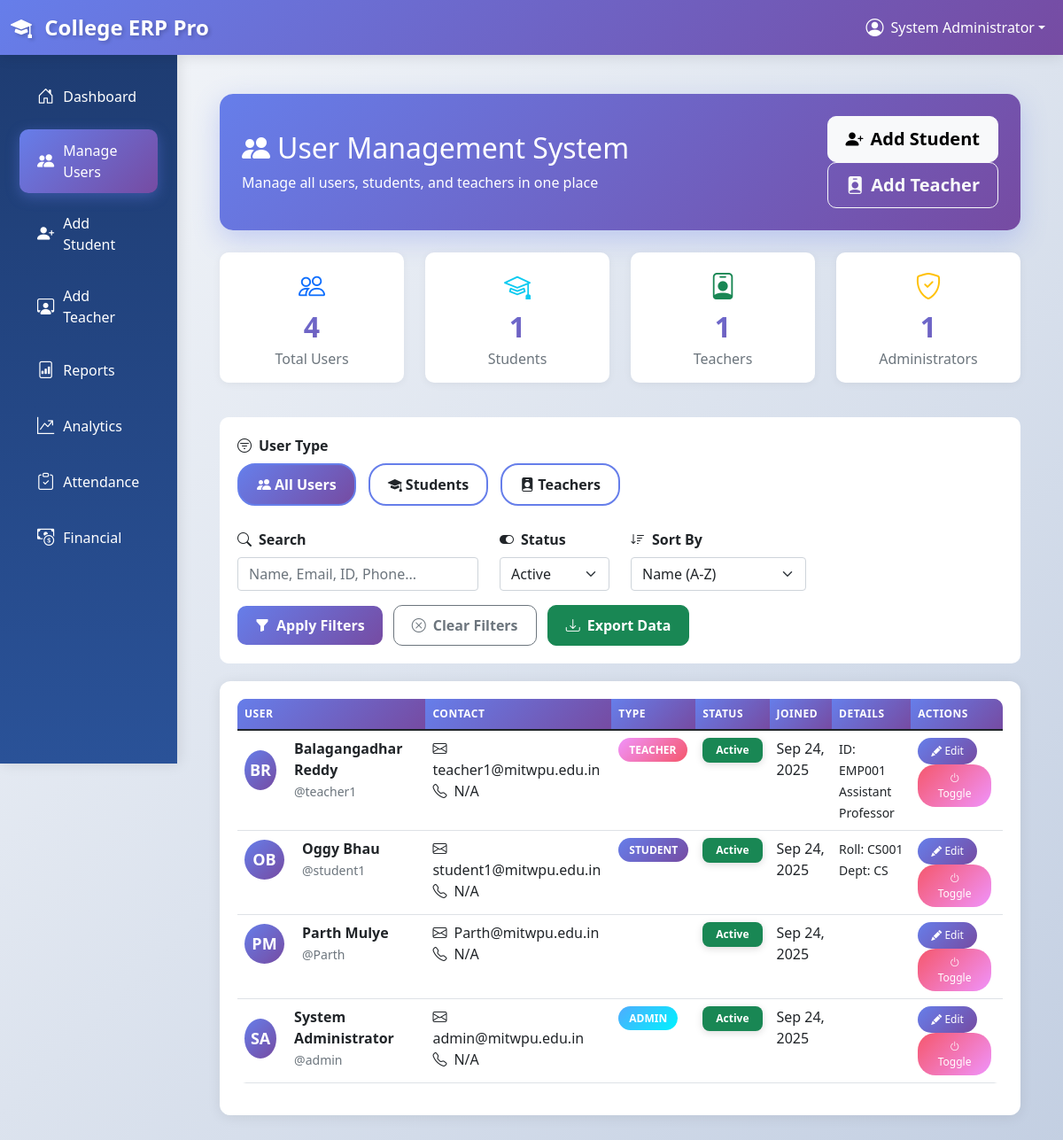
The page /administration/users/ (signed in) on the database as committed earlier.
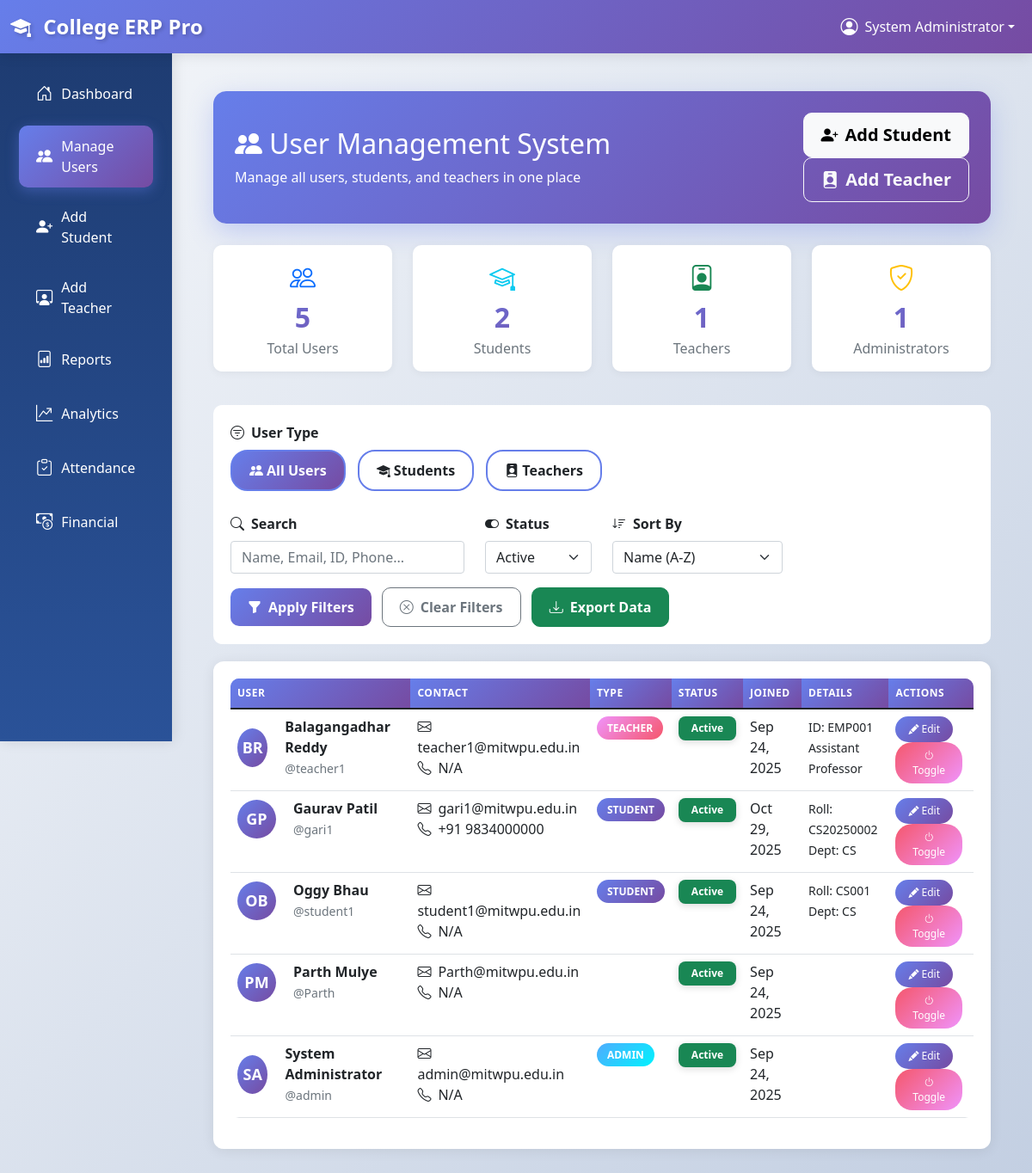
The same page on the database as committed later.
### accounts/models.py (models this page shows, shortened)
class User(AbstractUser):
    USER_TYPE_CHOICES = (
        ('student', 'Student'),
        ('teacher', 'Teacher'),
        ('admin', 'Administrator'),
    )
    user_type = models.CharField(max_length=10, choices=USER_TYPE_CHOICES)
    phone_regex = RegexValidator(
        regex=r'^\+?1?\d{9,15}$',
        message="Phone number must be entered in the format: '+999999999'. Up to 15 digits allowed."
    )
    phone_number = models.CharField(validators=[phone_regex], max_length=17, blank=True)
    address = models.TextField(blank=True)
    date_of_birth = models.DateField(null=True, blank=True)
    profile_picture = models.ImageField(upload_to='profile_pics/', null=True, blank=True)
    created_at = models.DateTimeField(auto_now_add=True)
    updated_at = models.DateTimeField(auto_now=True)
    @property
    def is_student(self):
        return self.user_type == 'student'
    @property
    def is_teacher(self):
        return self.user_type == 'teacher'
    @property
    def is_admin(self):
        return self.user_type == 'admin'

### teachers/models.py (models this page shows, shortened)
class Teacher(models.Model):
    QUALIFICATION_CHOICES = [
        ('bachelor', "Bachelor's Degree"),
        ('master', "Master's Degree"),
        ('phd', 'Ph.D.'),
        ('other', 'Other'),
    ]
    EMPLOYMENT_TYPE_CHOICES = [
        ('permanent', 'Permanent'),
        ('contract', 'Contract'),
        ('visiting', 'Visiting'),
        ('guest', 'Guest Faculty'),
    ]
    user = models.OneToOneField(
        settings.AUTH_USER_MODEL,
        on_delete=models.CASCADE,
        related_name='teacher_profile'
    )
    employee_id = models.CharField(max_length=20, unique=True)
    department = models.ForeignKey(Department, on_delete=models.CASCADE)
    designation = models.CharField(max_length=100)
    qualification = models.CharField(max_length=20, choices=QUALIFICATION_CHOICES)
    specialization = models.CharField(max_length=200, blank=True)
    experience_years = models.IntegerField(default=0)
    employment_type = models.CharField(max_length=20, choices=EMPLOYMENT_TYPE_CHOICES)
    joining_date = models.DateField()
    salary = models.DecimalField(max_digits=10, decimal_places=2, null=True, blank=True)
    office_room = models.CharField(max_length=50, blank=True)
    office_hours = models.CharField(max_length=100, blank=True)
    research_interests = models.TextField(blank=True)
    publications = models.TextField(blank=True)
    is_active = models.BooleanField(default=True)

### students/models.py (models this page shows, shortened)
class Student(models.Model):
    user = models.OneToOneField(
        settings.AUTH_USER_MODEL,
        on_delete=models.CASCADE,
        related_name='student_profile'
    )
    roll_number = models.CharField(max_length=20, unique=True)
    admission_number = models.CharField(max_length=20, unique=True)
    student_class = models.ForeignKey(
        Class,
        on_delete=models.SET_NULL,
        null=True,
        blank=True,
        related_name='students'
    )
    department = models.ForeignKey(Department, on_delete=models.CASCADE)
    admission_date = models.DateField()
    guardian_name = models.CharField(max_length=100)
    guardian_phone = models.CharField(max_length=15)
    guardian_email = models.EmailField(blank=True)
    guardian_address = models.TextField()
    emergency_contact = models.CharField(max_length=15)
    blood_group = models.CharField(max_length=5, blank=True)
    medical_conditions = models.TextField(blank=True)
    is_active = models.BooleanField(default=True)

### academics/models.py (models this page shows, shortened)
class Department(models.Model):
    name = models.CharField(max_length=100)
    code = models.CharField(max_length=10, unique=True)
    head = models.ForeignKey(
        settings.AUTH_USER_MODEL,
        on_delete=models.SET_NULL,
        null=True,
        blank=True,
        related_name='headed_departments'
    )
    description = models.TextField(blank=True)
    created_at = models.DateTimeField(auto_now_add=True)

### administration/views.py (the view, shortened to what this page needs)
# urls.py: path('users/', views.manage_users, name='users'),
@login_required
@user_passes_test(is_admin_user)
def manage_users(request):
    user_type = request.GET.get('type', 'all')
    search_query = request.GET.get('search', '')
    department_filter = request.GET.get('department', '')
    status_filter = request.GET.get('status', 'active')
    sort_by = request.GET.get('sort', 'name')
    context = {
        'user_type': user_type,
        'search_query': search_query,
        'department_filter': department_filter,
        'status_filter': status_filter,
        'sort_by': sort_by,
        'departments': Department.objects.all().order_by('name')
    }
    if user_type == 'all':
        from accounts.models import User
        users = User.objects.all().select_related('student_profile', 'teacher_profile')
        if status_filter == 'active':
            users = users.filter(is_active=True)
        elif status_filter == 'inactive':
            users = users.filter(is_active=False)
        if sort_by == 'name':
            users = users.order_by('first_name', 'last_name')
        elif sort_by == 'date':
            users = users.order_by('-date_joined')
        elif sort_by == 'type':
            users = users.order_by('user_type')
        context['all_users'] = users
        context['total_users'] = users.count()
        context['admin_count'] = users.filter(user_type='admin').count()
        context['teacher_count'] = users.filter(user_type='teacher').count()
        context['student_count'] = users.filter(user_type='student').count()
    return render(request, 'administration/manage_users.html', context)

### administration/views.py (called while the page is built)
def is_admin_user(user):
    return user.is_authenticated and (user.is_staff or user.is_superuser or user.is_admin)

### college_erp/context_processors.py (called while the page is built)
def global_context(request):
    context = {
        'all_departments': Department.objects.all().order_by('name'),
    }
    return context

### templates/administration/manage_users.html (shortened to what the changed rows need)
{% extends 'base.html' %}
{% load static %}
{% block content %}
<div class="container-fluid py-4">
    <div class="filter-card">
        <div class="row align-items-center">
            <div class="col-md-8">
                <h2><i class="bi bi-people-fill me-2"></i>User Management System</h2>
            </div>
        </div>
    </div>
    {% if user_type == 'all' %}
    <div class="row mb-4">
        <div class="col-md-3">
            <div class="stats-box">
                <i class="bi bi-people text-primary" style="font-size: 30px;"></i>
                <div class="stats-number">{{ total_users }}</div>
                <div class="text-muted">Total Users</div>
            </div>
        </div>
        <div class="col-md-3">
            <div class="stats-box">
                <i class="bi bi-mortarboard text-info" style="font-size: 30px;"></i>
                <div class="stats-number">{{ student_count }}</div>
                <div class="text-muted">Students</div>
            </div>
        </div>
        <div class="col-md-3">
            <div class="stats-box">
                <i class="bi bi-person-badge text-success" style="font-size: 30px;"></i>
                <div class="stats-number">{{ teacher_count }}</div>
                <div class="text-muted">Teachers</div>
            </div>
        </div>
        <div class="col-md-3">
            <div class="stats-box">
                <i class="bi bi-shield-check text-warning" style="font-size: 30px;"></i>
                <div class="stats-number">{{ admin_count }}</div>
                <div class="text-muted">Administrators</div>
            </div>
        </div>
    </div>
    {% endif %}
    {% if user_type == 'all' %}
        {% if all_users %}
        <div class="table-responsive">
            <table class="table table-hover">
                <thead>
                    <tr>
                        <th>USER</th>
                        <th>CONTACT</th>
                        <th>TYPE</th>
                        <th>STATUS</th>
                        <th>JOINED</th>
                        <th>DETAILS</th>
                        <th>ACTIONS</th>
                    </tr>
                </thead>
                <tbody>
                    {% for user in all_users %}
                    <tr>
                        <td>
                            <div class="d-flex align-items-center">
                                <div class="user-avatar" style="width: 45px; height: 45px; font-size: 18px;">
                                    {{ user.first_name.0|upper }}{{ user.last_name.0|upper }}
                                </div>
                                <div>
                                    <div class="fw-bold">{{ user.get_full_name }}</div>
                                    <small class="text-muted">@{{ user.username }}</small>
                                </div>
                            </div>
                        </td>
                        <td>
                            <div><i class="bi bi-envelope me-2"></i>{{ user.email|default:"N/A" }}</div>
                            <div><i class="bi bi-telephone me-2"></i>{{ user.phone_number|default:"N/A" }}</div>
                        </td>
                        <td>
                            {% if user.user_type == 'student' %}
                            <span class="badge-custom badge-student">STUDENT</span>
                            {% elif user.user_type == 'teacher' %}
                            <span class="badge-custom badge-teacher">TEACHER</span>
                            {% elif user.user_type == 'admin' %}
                            <span class="badge-custom badge-admin">ADMIN</span>
                            {% endif %}
                        </td>
                        <td>
                            {% if user.is_active %}
                            <span class="badge bg-success">Active</span>
                            {% else %}
                            <span class="badge bg-danger">Inactive</span>
                            {% endif %}
                        </td>
                        <td>{{ user.date_joined|date:"M d, Y" }}</td>
                        <td>
                            {% if user.user_type == 'student' and user.student_profile %}
                                <small>Roll: {{ user.student_profile.roll_number }}</small><br>
                                <small>Dept: {{ user.student_profile.department.code }}</small>
                            {% elif user.user_type == 'teacher' and user.teacher_profile %}
                                <small>ID: {{ user.teacher_profile.employee_id }}</small><br>
                                <small>{{ user.teacher_profile.designation }}</small>
                            {% endif %}
                        </td>
                        <td>
                            <button class="action-btn btn-edit" data-user-id="{{ user.id }}" data-user-type="{{ user.user_type }}" onclick="editUserFromButton(this)">
                                <i class="bi bi-pencil-fill"></i> Edit
                            </button>
                            <button class="action-btn btn-deactivate">
                                <i class="bi bi-power"></i> Toggle
                            </button>
                        </td>
                    </tr>
                    {% endfor %}
                </tbody>
            </table>
        </div>
        {% else %}
        <div class="empty-state">
            <i class="bi bi-inbox"></i>
            <h4>No users found</h4>
            <p>Try adjusting your filters</p>
        </div>
        {% endif %}
    {% endif %}
</div>
{% endblock %}

### templates/base.html (shortened to what the changed rows need)
<!DOCTYPE html>
<html lang="en">
<head>
    <link href="https://cdn.jsdelivr.net/npm/bootstrap@5.1.3/dist/css/bootstrap.min.css" rel="stylesheet">
    <link rel="stylesheet" href="https://cdn.jsdelivr.net/npm/bootstrap-icons@1.7.2/font/bootstrap-icons.css">
    {% load static %}
    <link rel="stylesheet" href="{% static 'css/custom-animations.css' %}">
</head>
<body>
    <nav class="navbar navbar-expand-lg navbar-dark bg-primary sticky-top">
        <div class="container-fluid">
            {% if user.is_authenticated %}
                <div class="navbar-nav ms-auto">
                    <div class="nav-item dropdown">
                        <a class="nav-link dropdown-toggle text-white d-flex align-items-center"
                           href="#"
                           id="navbarDropdown"
                           role="button"
                           data-bs-toggle="dropdown"
                           aria-expanded="false">
                            <i class="bi bi-person-circle fs-5 me-2"></i>
                            <span class="d-none d-md-inline">{{ user.get_full_name|default:user.username }}</span>
                        </a>
                    </div>
                </div>
            {% endif %}
        </div>
    </nav>
    <div class="container-fluid">
        <div class="row">
            <main class="col-md-9 ms-sm-auto col-lg-10 px-md-4 main-content">
                {% block content %}
                {% endblock %}
            </main>
        </div>
    </div>
</body>
</html>

Rows that differ between the two databases and show on the page:
added User: first_name.0 "G", last_name.0 "P", get_full_name "Gaurav Patil", username "gari1", email "gari1@mitwpu.edu.in", phone_number "+91 9834000000", user_type "STUDENT", is_active "Active", date_joined "Oct 29, 2025", student_profile.roll_number "CS20250002", student_profile.department.code "CS"
Other text that changed with them:
{{ total_users }}: "4" → "5"
{{ student_count }}: "1" → "2"
